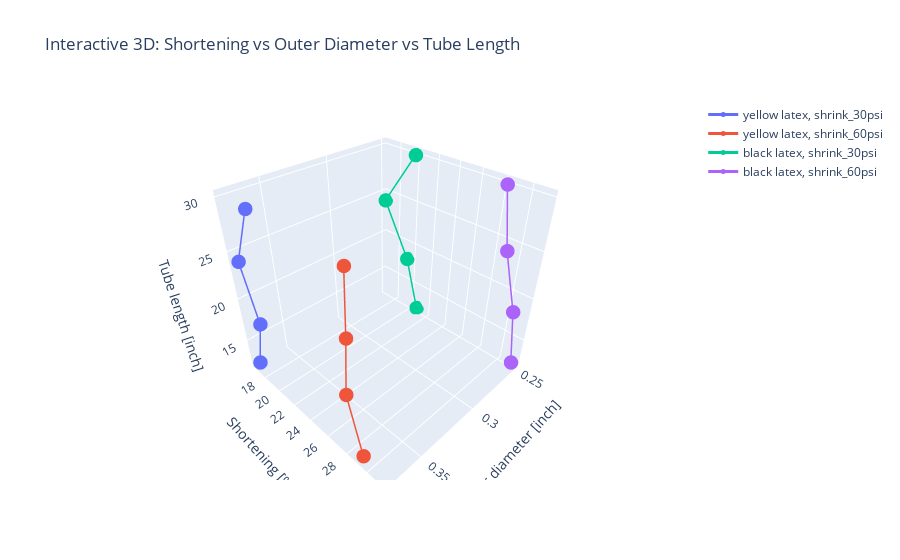

Here is the notebook cell this chart was saved with:
### Code cell
# Interactive 3D plot
import plotly.graph_objects as go

fig = go.Figure()

markers = {"30 psi": "circle", "60 psi": "triangle-up"}

# Přidáme body a linky pro každý materiál a tlak
for mat in df_melt["material"].unique():
    for pres in df_melt["pressure"].unique():
        subset = df_melt[(df_melt["material"] == mat) & (df_melt["pressure"] == pres)]
        subset = subset.sort_values("length_nominal")
        
        # Spojovací čára přes délky
        fig.add_trace(go.Scatter3d(
            x=subset["outer_diameter"],
            y=subset["shrink_percent"],
            z=subset["length_nominal"],
            mode="lines+markers",
            name=f"{mat}, {pres}",
            marker=dict(symbol=markers.get(pres, "circle"), size=5),
            line=dict(width=3)
        ))

# Layout
fig.update_layout(
    scene=dict(
        xaxis_title="Outer diameter [inch]",
        yaxis_title="Shortening [%]",
        zaxis_title="Tube length [inch]"
    ),
    title="Interactive 3D: Shortening vs Outer Diameter vs Tube Length"
)

fig.show()

### Figure 1 — Plotly figure (JSON) as saved in the notebook; plotly's stock layout.template omitted (floating-point values rounded to 4 significant figures)
{"data": [{"line": {"width": 3}, "marker": {"size": 5, "symbol": "circle"}, "mode": "lines+markers", "name": "yellow latex, shrink_30psi", "type": "scatter3d", "x": [0.375, 0.375, 0.375, 0.375], "y": [16.67, 18.06, 16.67, 19.17], "z": [12, 18, 24, 30]}, {"line": {"width": 3}, "marker": {"size": 5, "symbol": "circle"}, "mode": "lines+markers", "name": "yellow latex, shrink_60psi", "type": "scatter3d", "x": [0.375, 0.375, 0.375, 0.375], "y": [29.17, 27.78, 28.12, 28.33], "z": [12, 18, 24, 30]}, {"line": {"width": 3}, "marker": {"size": 5, "symbol": "circle"}, "mode": "lines+markers", "name": "black latex, shrink_30psi", "type": "scatter3d", "x": [0.25, 0.25, 0.25, 0.25], "y": [20.83, 19.44, 16.67, 20.0], "z": [12, 18, 24, 30]}, {"line": {"width": 3}, "marker": {"size": 5, "symbol": "circle"}, "mode": "lines+markers", "name": "black latex, shrink_60psi", "type": "scatter3d", "x": [0.25, 0.25, 0.25, 0.25], "y": [31.25, 30.56, 29.17, 28.33], "z": [12, 18, 24, 30]}], "layout": {"scene": {"xaxis": {"title": {"text": "Outer diameter [inch]"}}, "yaxis": {"title": {"text": "Shortening [%]"}}, "zaxis": {"title": {"text": "Tube length [inch]"}}}, "title": {"text": "Interactive 3D: Shortening vs Outer Diameter vs Tube Length"}}}
